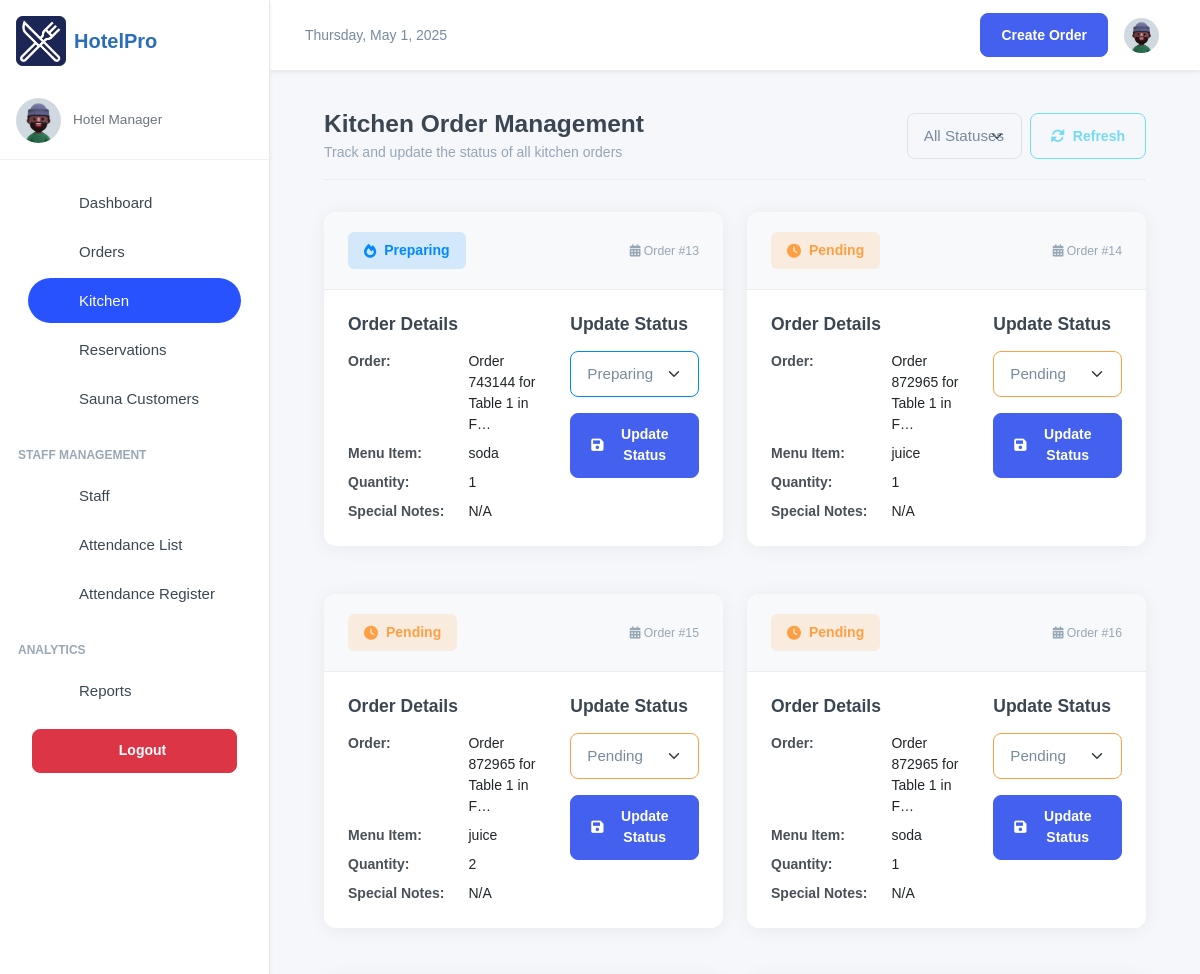
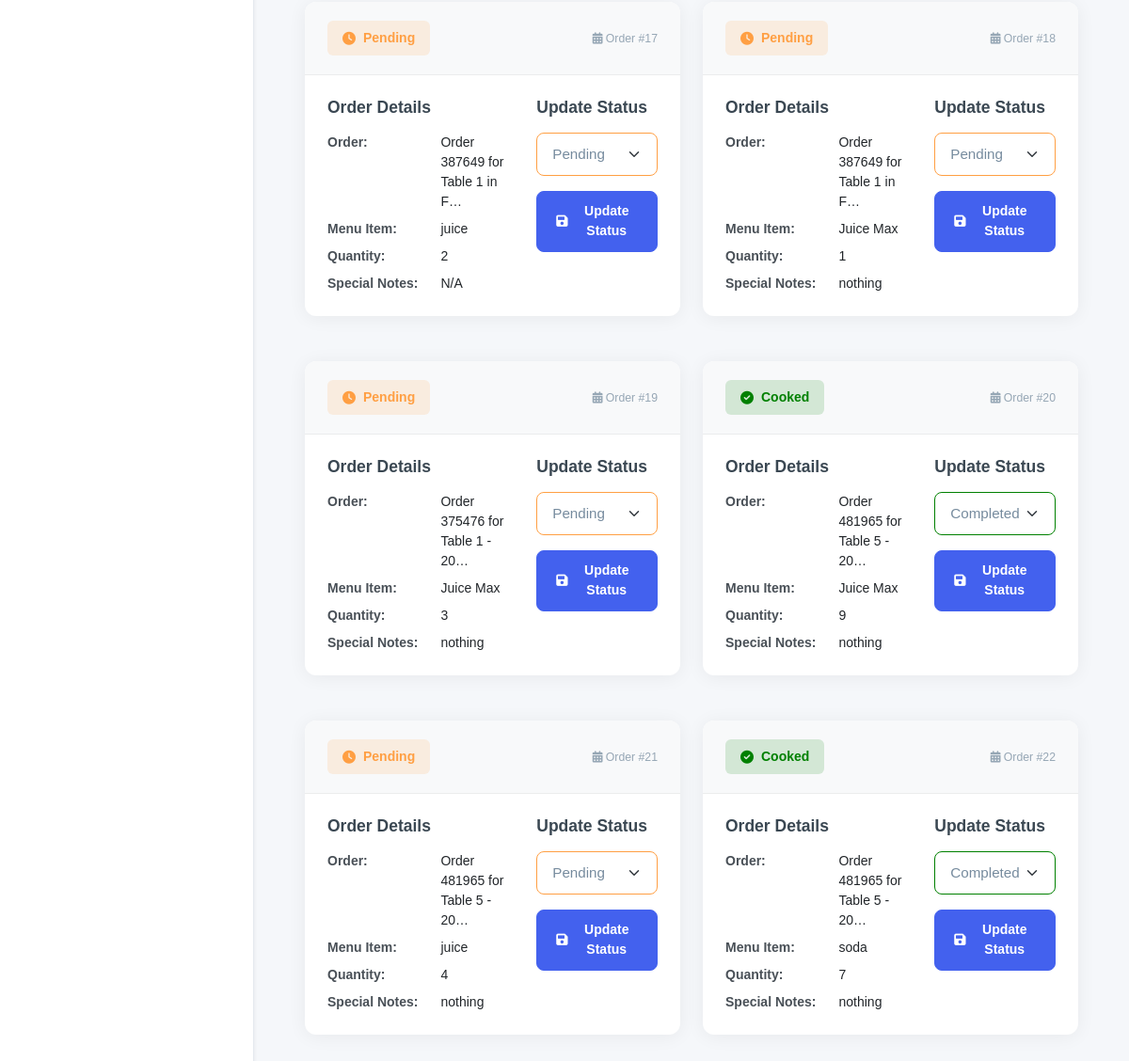
The page /kitchen/ on the database its author committed (2 pictures, top to bottom).
### inventory/models.py (models this page shows, shortened)
class OrderItem(models.Model):
    ORDER_TYPE_CHOICES = [
        ('Dine-In', 'Dine-In'),
        ('Take-Away', 'Take-Away'),
    ]
    SPECIAL_NOTES_CHOICES = [
        ('nothing', 'Nothing'),
        ('strongly spiced', 'Strongly Spiced'),
        ('midly spiced', 'Mildly Spiced'),
        ('chips', 'Chips'),
        ('rice', 'Rice'),
        ('posho', 'Posho'),
        ('rice_posho', 'Rice + Posho'),
        ('chips_rice', 'Chips + Rice'),
        ('chips_posho', 'Chips + Posho'),
    ]
    order = models.ForeignKey('OrderTransaction', on_delete=models.CASCADE, related_name='order_items')
    menu_item = models.ForeignKey('MenuItem', on_delete=models.CASCADE, null=True, blank=True)
    order_date = models.DateTimeField(auto_now_add=True)
    customer_name = models.CharField(max_length=255, blank=True, null=True, default="Customer")
    dining_area = models.ForeignKey('DiningArea', on_delete=models.SET_NULL, null=True, blank=True)
    table = models.ForeignKey('Table', on_delete=models.SET_NULL, null=True, blank=True)
    total_price = models.DecimalField(max_digits=10, decimal_places=2, default=Decimal('0.00'))
    quantity = models.IntegerField(blank=True, null=True)
    status = models.CharField(
        max_length=50,
        choices=[('Pending', 'Pending'), ('Preparing', 'Preparing'), ('Cooked', 'Completed'), ('Served', 'Served'), ('Cancelled', 'Cancelled')],
        default='Pending'
    )
    special_notes = models.CharField(
        max_length=50,
        choices=SPECIAL_NOTES_CHOICES,
        default="nothing",
        blank=True,
        null=True
    )
    order_type = models.CharField(
        max_length=10,
        choices=ORDER_TYPE_CHOICES,
        default='Dine-In'
    )
    updated = models.DateField(auto_now=True, blank=True, null=True)
    class Meta:
        verbose_name = 'Order Item'
        verbose_name_plural = 'Order Items'
        ordering = ['-order_date']

class OrderTransaction(models.Model):
    pay_mode = (
        ("NO PAYMENT", "NO PAYMENT"),
        ("CASH", "CASH"),
        ("MOMO PAY", "MOMO PAY"),
        ("AIRTEL PAY", "AIRTEL PAY"),
    )
    random_id = models.CharField(max_length=6, unique=True, editable=False, default=generate_random_id)
    customer_name = models.CharField(max_length=255, blank=True, null=True, default="Customer")
    dining_area = models.ForeignKey(DiningArea, on_delete=models.SET_NULL, null=True, blank=True)
    table = models.ForeignKey(Table, on_delete=models.SET_NULL, null=True, blank=True )
    special_notes = models.TextField(default="Null")
    created = models.DateField(auto_now_add=True, blank=True, null=True)
    payment_mode = models.CharField(default="NO PAYMENT", max_length=50, choices=pay_mode)
    transaction_id = models.CharField(blank=True, null=True, max_length=100)
    created_by = models.ForeignKey(User, on_delete=models.SET_NULL, null=True, blank=True)
    updated = models.DateField(auto_now=True, blank=True, null=True)
    class Meta:
        ordering = ['-created']
    def __str__(self):
        if self.table and self.dining_area:
            return f"Order {self.random_id} for Table {self.table.table_number} in {self.dining_area.name} - {self.created}"
        elif self.table:
            return f"Order {self.random_id} for Table {self.table.table_number} - {self.created}"
        else:
            return f"Order {self.random_id} - {self.created}"

class Table(models.Model):
    table_number = models.IntegerField()
    dining_area = models.ForeignKey(DiningArea, on_delete=models.CASCADE, related_name='tables')
    capacity = models.IntegerField()  # Number of seats at the table
    is_available = models.BooleanField(default=True)

class DiningArea(models.Model):
    name = models.CharField(max_length=255)
    description = models.TextField(blank=True, null=True)

class MenuItem(models.Model):
    category = models.ForeignKey(Category, on_delete=models.CASCADE, related_name="menu_items")
    name = models.CharField(max_length=100)
    description = models.TextField()
    price = models.DecimalField(max_digits=10, decimal_places=2, default=Decimal('0.00'))
    is_available = models.BooleanField(default=True)
    image_url = models.ImageField(blank=True, null=True, upload_to="menu_items")
    def __str__(self):
        return self.name

### kitchen/views.py (the view)
# urls.py: path("", views.kitchen, name='kitchen'),
def kitchen(request):
    orders = OrderItem.objects.all()
    return render(request, "kitchen.html", {"orders": orders})

### kitchen/templates/kitchen.html (shortened to what this page needs)
{% extends 'base.html' %}
{% block content %}
<div class="main-container">
    <div class="page-header">
        <div>
            <h3 class="fw-bold mb-1">Kitchen Order Management</h3>
            <p class="text-muted mb-0">Track and update the status of all kitchen orders</p>
        </div>
        <div class="d-flex gap-2">
            <select class="form-select status-filter" id="statusFilter">
                <option value="all">All Statuses</option>
            </select>
            <button type="button" class="btn btn-outline-secondary" id="refreshOrders">
                <i class="fas fa-sync-alt"></i> Refresh
            </button>
        </div>
    </div>
    {% if orders %}
    <div class="order-grid">
        {% for order in orders reversed %}
        <div class="card order-card" data-status="{{ order.status }}">
            <div class="card-header">
                <div class="d-flex justify-content-between align-items-center card-header-content">
                    <div>
                        <span class="status-badge
                            {% if order.status == 'Pending' %}status-pending
                            {% elif order.status == 'Preparing' %}status-preparing
                            {% elif order.status == 'Served' %}status-served
                            {% elif order.status == 'Cooked' %}status-completed
                            {% elif order.status == 'Cancelled' %}status-cancelled
                            {% endif %}">
                            <i class="fas
                                {% if order.status == 'Pending' %}fa-clock
                                {% elif order.status == 'Preparing' %}fa-fire
                                {% elif order.status == 'Served' %}fa-utensils
                                {% elif order.status == 'Cooked' %}fa-check-circle
                                {% elif order.status == 'Cancelled' %}fa-times-circle
                                {% endif %}"></i>
                            {{ order.status }}
                        </span>
                    </div>
                    <div class="small text-muted">
                        <i class="fas fa-calendar-alt"></i> Order #{{ order.id }}
                    </div>
                </div>
            </div>
            <div class="order-card-body">
                <div class="row">
                    <div class="col-md-7 mb-3 mb-md-0">
                        <h5 class="mb-3 fw-bold">Order Details</h5>
                        <div class="order-info-grid">
                            <div class="info-label">Order:</div>
                            <div class="info-value">{{ order.order|truncatechars:30 }}</div>
                            <div class="info-label">Menu Item:</div>
                            <div class="info-value">{{ order.menu_item }}</div>
                            <div class="info-label">Quantity:</div>
                            <div class="info-value">{{ order.quantity }}</div>
                            <div class="info-label">Special Notes:</div>
                            <div class="info-value">{{ order.special_notes|default:"N/A" }}</div>
                        </div>
                    </div>
                    <div class="col-md-5">
                        <h5 class="mb-3 fw-bold">Update Status</h5>
                        <form action="/kitchen/update_order_status/{{order.id}}/" method="post" class="order-status-form">
                            <div class="mb-3">
                                <select name="status" class="form-select order-status-select
                                    {% if order.status == 'Pending' %}select-status-pending
                                    {% elif order.status == 'Preparing' %}select-status-preparing
                                    {% elif order.status == 'Served' %}select-status-served
                                    {% elif order.status == 'Cooked' %}select-status-completed
                                    {% elif order.status == 'Cancelled' %}select-status-cancelled
                                    {% endif %}"
                                    data-order-id="{{ order.id }}">
                                    <option value="Pending" {% if order.status == "Pending" %}selected{% endif %}>Pending</option>
                                    <option value="Preparing" {% if order.status == "Preparing" %}selected{% endif %}>Preparing</option>
                                    <option value="Cooked" {% if order.status == "Cooked" %}selected{% endif %}>Completed</option>
                                </select>
                            </div>
                            <button type="submit" class="btn btn-primary w-100">
                                <i class="fas fa-save"></i> Update Status
                            </button>
                        </form>
                    </div>
                </div>
            </div>
        </div>
        {% endfor %}
    </div>
    {% endif %}
</div>
<link rel="stylesheet" href="https://cdnjs.cloudflare.com/ajax/libs/font-awesome/6.0.0/css/all.min.css">
{% endblock content %}

### templates/base.html (style rules this page uses)
:root { --primary-color: #2A6EBB; --secondary-color: #F8F9FA; --accent-color: #FFD700; --text-color: #333333; --success-color: #28a745; --danger-color: #dc3545; --warning-color: #ffc107; --info-color: #17a2b8; }
body { font-family: 'Poppins', sans-serif; background-color: #f5f7fa; }
.btn-primary { background-color: var(--primary-color); border-color: var(--primary-color); }
.card { border-radius: 0.75rem; border: none; box-shadow: 0 0.125rem 0.25rem rgba(0, 0, 0, 0.075); transition: transform 0.2s ease-in-out, box-shadow 0.2s ease-in-out; }

### kitchen/templates/kitchen.html (style rules this page uses)
.card { border-radius: 12px; border: none; box-shadow: 0 2px 20px rgba(0, 0, 0, 0.06); margin-bottom: 1.5rem; transition: transform 0.2s, box-shadow 0.2s; overflow: hidden; }
.card-header { background-color: #f8f9fa; border-bottom: 1px solid rgba(0, 0, 0, 0.05); padding: 1.25rem 1.5rem; }
.order-card-body { padding: 1.5rem; }
.main-container { max-width: 1200px; margin: 0 auto; padding: 1.5rem; }
.page-header { display: flex; align-items: center; justify-content: space-between; margin-bottom: 2rem; padding-bottom: 1rem; border-bottom: 1px solid #e9ecef; }
.order-grid { display: grid; gap: 1.5rem; }
.status-badge { display: inline-flex; align-items: center; padding: 0.5rem 1rem; border-radius: 6px; font-weight: 600; font-size: 0.875rem; gap: 0.5rem; }
.status-pending { background-color: rgba(255, 159, 67, 0.15); color: #ff9f43; }
.status-preparing { background-color: rgba(0, 137, 255, 0.15); color: #0089ff; }
.status-completed { background-color: rgba(0, 128, 0, 0.15); color: #008000; }
.form-select { border-radius: 8px; border: 1px solid #dee2e6; padding: 0.65rem 1rem; font-size: 0.95rem; transition: border-color 0.15s ease-in-out, box-shadow 0.15s ease-in-out; }
.btn { border-radius: 8px; padding: 0.65rem 1.25rem; font-weight: 600; transition: all 0.2s; display: inline-flex; align-items: center; justify-content: center; gap: 0.5rem; }
.btn-primary { background-color: #4361ee; border-color: #4361ee; }
.order-info-grid { display: grid; grid-template-columns: max-content 1fr; gap: 0.5rem 1.5rem; align-items: baseline; }
.info-label { font-weight: 600; color: #495057; }
.info-value { color: #212529; }
.select-status-pending { border-color: #ff9f43; }
.select-status-preparing { border-color: #0089ff; }
.select-status-completed { border-color: #008000; }
@media (min-width: 768px) { .order-grid { grid-template-columns: repeat(auto-fill, minmax(360px, 1fr)); } }

### rows shown on the page
OrderItem: status "Preparing", id "13", order "Order 743144 for Table 1 in F…", menu_item "soda", quantity "1", special_notes "N/A"
OrderItem: status "Pending", id "14", order "Order 872965 for Table 1 in F…", menu_item "juice", quantity "1", special_notes "N/A"
OrderItem: status "Pending", id "15", order "Order 872965 for Table 1 in F…", menu_item "juice", quantity "2", special_notes "N/A"
OrderItem: status "Pending", id "16", order "Order 872965 for Table 1 in F…", menu_item "soda", quantity "1", special_notes "N/A"
OrderItem: status "Pending", id "17", order "Order 387649 for Table 1 in F…", menu_item "juice", quantity "2", special_notes "N/A"
OrderItem: status "Pending", id "18", order "Order 387649 for Table 1 in F…", menu_item "Juice Max", quantity "1", special_notes "nothing"
OrderItem: status "Pending", id "19", order "Order 375476 for Table 1 - 20…", menu_item "Juice Max", quantity "3", special_notes "nothing"
OrderItem: status "Cooked", id "20", order "Order 481965 for Table 5 - 20…", menu_item "Juice Max", quantity "9", special_notes "nothing", status "Completed"
OrderItem: status "Pending", id "21", order "Order 481965 for Table 5 - 20…", menu_item "juice", quantity "4", special_notes "nothing"
OrderItem: status "Cooked", id "22", order "Order 481965 for Table 5 - 20…", menu_item "soda", quantity "7", special_notes "nothing", status "Completed"
